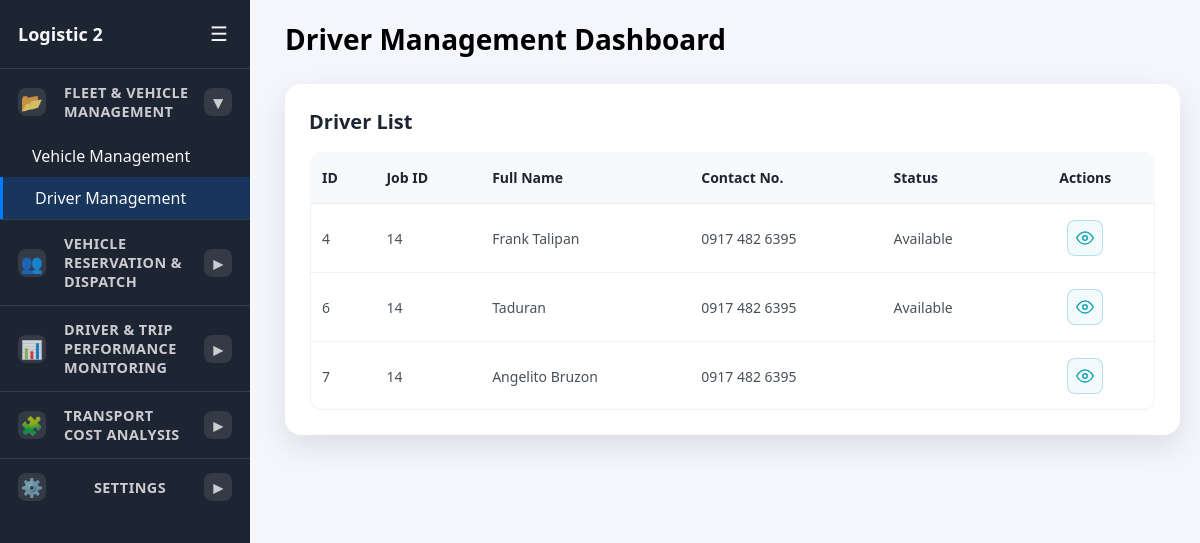
The page /log2/driver_management.php on the database its author committed.
### tables this page shows
CREATE TABLE `employees` (
  `id` int(11) NOT NULL,
  `job_id` int(11) NOT NULL,
  `full_name` varchar(100) NOT NULL,
  `email` varchar(255) NOT NULL,
  `phone` varchar(20) NOT NULL,
  `home_address` text NOT NULL,
  `date_of_birth` date NOT NULL,
  `gender` enum('male','female','other','prefer_not_to_say') NOT NULL,
  `civil_status` enum('single','married','divorced','widowed','separated') NOT NULL,
  `nationality` varchar(50) NOT NULL,
  `resume_path` varchar(500) DEFAULT NULL,
  `valid_id_path` varchar(500) DEFAULT NULL,
  `application_date` timestamp NOT NULL DEFAULT current_timestamp(),
  `status` enum('pending','reviewed','contacted','accepted','rejected') NOT NULL DEFAULT 'pending',
  `sss_number` varchar(20) DEFAULT NULL,
  `philhealth_number` varchar(20) DEFAULT NULL,
  `pagibig_number` varchar(20) DEFAULT NULL,
  `bir_tax_form` varchar(500) DEFAULT NULL,
  `nbi_clearance_path` varchar(500) DEFAULT NULL,
  `psa_birth_certificate_path` varchar(500) DEFAULT NULL,
  `onboarding_status` enum('pending','in_progress','completed') DEFAULT 'pending',
  `department` varchar(100) DEFAULT NULL,
  `position` varchar(100) DEFAULT NULL,
  `work_status` enum('available','unavailable','assigned','delivering') NOT NULL DEFAULT 'available'
);

### log2/driver_management.php (the view, shortened to what this page needs)
<!DOCTYPE html>
<html lang="en">
<head>
    <link rel="stylesheet" href="../includes/styles.css">
</head>
<body>
<?php $current_page = strtolower(basename(__FILE__)); ?>
<div class="sidebar" id="sidebar">
    <div class="brand">
        <h1>Logistic 2</h1>
        <button id="sidebarToggle" aria-label="Toggle navigation">☰</button>
    </div>
    <ul class="nav-list">
        <li class="nav-section">
            <div class="nav-section-title" data-expanded="false">
                <span class="nav-section-icon" aria-hidden="true">📂</span>
                <span class="nav-section-label">Fleet & Vehicle Management</span>
                <span class="nav-icon" aria-hidden="true">▾</span>
            </div>
            <ul class="nav-sublist">
                <li class="<?php echo ($current_page == 'vehicle_management.php') ? 'active' : ''; ?>"><a href="vehicle_management.php"><span class="nav-text">Vehicle Management</span></a></li>
                <li class="<?php echo ($current_page == 'driver_management.php') ? 'active' : ''; ?>"><a href="driver_management.php"><span class="nav-text">Driver Management</span></a></li>
            </ul>
        </li>
        <li class="nav-section">
            <div class="nav-section-title" data-expanded="false">
                <span class="nav-section-icon" aria-hidden="true">👥</span>
                <span class="nav-section-label">Vehicle Reservation & Dispatch</span>
                <span class="nav-icon" aria-hidden="true">▾</span>
            </div>
        </li>
        <li class="nav-section">
            <div class="nav-section-title" data-expanded="false">
                <span class="nav-section-icon" aria-hidden="true">📊</span>
                <span class="nav-section-label">Driver & Trip Performance Monitoring</span>
                <span class="nav-icon" aria-hidden="true">▾</span>
            </div>
        </li>
        <li class="nav-section">
            <div class="nav-section-title" data-expanded="false">
                <span class="nav-section-icon" aria-hidden="true">🧩</span>
                <span class="nav-section-label">Transport Cost Analysis</span>
                <span class="nav-icon" aria-hidden="true">▾</span>
            </div>
        </li>
        <li class="nav-section">
            <div class="nav-section-title" data-expanded="false">
                <span class="nav-section-icon" aria-hidden="true">⚙️</span>
                <span class="nav-section-label">Settings</span>
                <span class="nav-icon" aria-hidden="true">▾</span>
            </div>
        </li>
    </ul>
</div>
<div class="main" id="mainContent">
    <div class="page-header">
        <h2>Driver Management Dashboard</h2>
    </div>
    <div class="card">
        <h3>Driver List</h3>
        <?php
        include '../includes/db.php';
        $conn->query("ALTER TABLE employees ADD COLUMN IF NOT EXISTS work_status ENUM('available','unavailable','assigned','delivering') NOT NULL DEFAULT 'available'");
        $sql = "SELECT id, job_id, full_name, email, phone, home_address, date_of_birth, gender, civil_status, nationality, application_date, sss_number, philhealth_number, pagibig_number, position, work_status FROM employees WHERE position = 'Driver'";
        $result = $conn->query($sql);
        if ($result->num_rows > 0) {
            echo "<table border='1' style='width: 100%; border-collapse: collapse;'>";
            echo "<tr><th>ID</th><th>Job ID</th><th>Full Name</th><th>Contact No.</th><th>Status</th><th>Actions</th></tr>";
            while($row = $result->fetch_assoc())  {
                $employeeJson = htmlspecialchars(json_encode($row, JSON_HEX_QUOT | JSON_HEX_APOS | JSON_HEX_TAG | JSON_HEX_AMP));
                echo "<tr data-employee='" . $employeeJson . "'><td>" . $row["id"] . "</td><td>" . $row["job_id"] . "</td><td>" . $row["full_name"] . "</td><td>" . $row["phone"] . "</td><td>" . ucfirst($row["work_status"]) . "</td><td><button class='action-btn action-btn-view view-btn' type='button' title='View'>";
                echo "<svg width='18' height='18' viewBox='0 0 24 24' fill='none' stroke='currentColor' stroke-width='2' stroke-linecap='round' stroke-linejoin='round'>";
                echo "<path d='M1 12s4-8 11-8 11 8 11 8-4 8-11 8-11-8-11-8z'></path>";
                echo "<circle cx='12' cy='12' r='3'></circle>";
                echo "</svg>";
                echo "</button></td></tr>";
            }
            echo "</table>";
        } else {
            echo "No drivers found.";
        }
        ?>
    </div>
</div>
</body>
</html>

### includes/styles.css (style rules this page uses)
:root { --sidebar-width: 250px; --sidebar-collapsed: 70px; --sidebar-bg: #1e2532; --sidebar-text: #f6f6f8; --content-bg: #f4f6fb; --card-bg: #ffffff; --card-shadow: rgba(0, 0, 0, 0.1); }
* { box-sizing: border-box; }
body { margin: 0; font-family: system-ui, -apple-system, BlinkMacSystemFont, 'Segoe UI', sans-serif; display: flex; min-height: 100vh; background: var(--content-bg); }
.sidebar { width: var(--sidebar-width); flex-shrink: 0; background: var(--sidebar-bg); color: var(--sidebar-text); transition: width 0.25s ease; display: flex; flex-direction: column; overflow: hidden; }
.sidebar .brand { padding: 20px 18px; display: flex; align-items: center; justify-content: space-between; gap: 10px; }
.sidebar .brand h1 { font-size: 18px; margin: 0; white-space: nowrap; overflow: hidden; text-overflow: ellipsis; }
.sidebar .brand button { background: transparent; border: none; color: inherit; font-size: 20px; cursor: pointer; padding: 4px; line-height: 1; }
.nav-list { list-style: none; padding: 0; margin: 0; flex: 1; overflow-y: auto; }
.nav-list li { width: 100%; }
.nav-list a { display: flex; align-items: center; gap: 14px; padding: 14px 18px; color: inherit; text-decoration: none; font-weight: 500; transition: background 0.2s ease; }
.nav-list a.active, .nav-list li.active > a { background: rgba(0, 123, 255, 0.2); border-left: 3px solid #007bff; }
.nav-section { border-top: 1px solid rgba(255, 255, 255, 0.1); }
.nav-section-title { padding: 14px 18px; font-weight: 600; font-size: 0.9rem; text-transform: uppercase; letter-spacing: 0.03em; opacity: 0.8; cursor: pointer; display: flex; align-items: center; justify-content: space-between; gap: 8px; }
.nav-section-icon, .nav-section-label, .nav-section-title .nav-icon { display: inline-flex; align-items: center; justify-content: center; }
.nav-section-icon { width: 28px; height: 28px; border-radius: 8px; background: rgba(255, 255, 255, 0.12); font-size: 18px; }
.nav-section-label { flex: 1; margin-left: 10px; text-align: left; }
.nav-sublist { list-style: none; padding: 0; margin: 0; max-height: 0; overflow: hidden; transition: max-height 0.2s ease; }
.nav-section.open .nav-sublist { max-height: 400px; }
.nav-sublist li a { padding: 10px 32px; font-weight: 400; }
.nav-icon { width: 28px; height: 28px; display: inline-flex; align-items: center; justify-content: center; border-radius: 8px; background: rgba(255, 255, 255, 0.12); font-size: 18px; }
.nav-text { white-space: nowrap; overflow: hidden; text-overflow: ellipsis; }
.main { flex: 1; padding: 28px; transition: margin 0.25s ease; margin-left: 20px; min-height: 100vh; width: calc(100vw - var(--sidebar-width) - 40px); }
.page-header { display: flex; align-items: center; justify-content: space-between; gap: 14px; margin-bottom: 26px; }
.page-header h2 { margin: 0; font-size: 28px; }
.card { background: var(--card-bg); border-radius: 16px; padding: 24px; box-shadow: 0 12px 30px var(--card-shadow); width: 100%; }
.card h3 { margin: 0 0 16px 0; font-size: 18px; font-weight: 600; color: #1e2532; }
.card table { width: 100%; border-collapse: collapse; font-size: 14px; box-shadow: inset 0 0 0 1px rgba(0, 0, 0, 0.05); border-radius: 12px; overflow: hidden; }
.card table th { background-color: #f8f9fa; padding: 16px 12px; text-align: left; font-weight: 600; color: #1e2532; border: none; }
.card table td { padding: 16px 12px; color: #495057; border: none; }
.card table th:last-child, .card table td:last-child { width: 140px; text-align: center; }
.card table tbody tr { border-bottom: 1px solid rgba(0, 0, 0, 0.05); transition: background-color 0.2s ease; }
.card table tbody tr:last-child { border-bottom: none; }
.card table { width: 100%; border-collapse: collapse; font-size: 14px; }
.card th, .card td { padding: 12px; text-align: left; border-bottom: 1px solid #eee; }
.card th { background-color: #f8f9fa; font-weight: 600; color: #1e2532; }
.card h3 { margin-top: 0; font-size: 20px; }
.action-btn { width: 36px; height: 36px; border: 1.5px solid #e0e0e0; border-radius: 8px; background: #f8f9fa; color: #6c757d; cursor: pointer; transition: all 0.3s ease; display: inline-flex; align-items: center; justify-content: center; margin: 0 4px; padding: 0; }
.action-btn svg { display: block; transition: color 0.3s ease; }
.action-btn-view { border-color: rgba(23, 162, 184, 0.3); background: rgba(23, 162, 184, 0.05); color: #17a2b8; }
@media (max-width: 1200px) { .main { padding: 20px; margin-left: 15px; } }

### rows shown on the page
employees: id "4", job "14", full_name "Frank Talipan", phone "0917 482 6395", work_status "Available"
employees: id "6", job "14", full_name "Taduran", phone "0917 482 6395", work_status "Available"
employees: id "7", job "14", full_name "Angelito Bruzon", phone "0917 482 6395"
